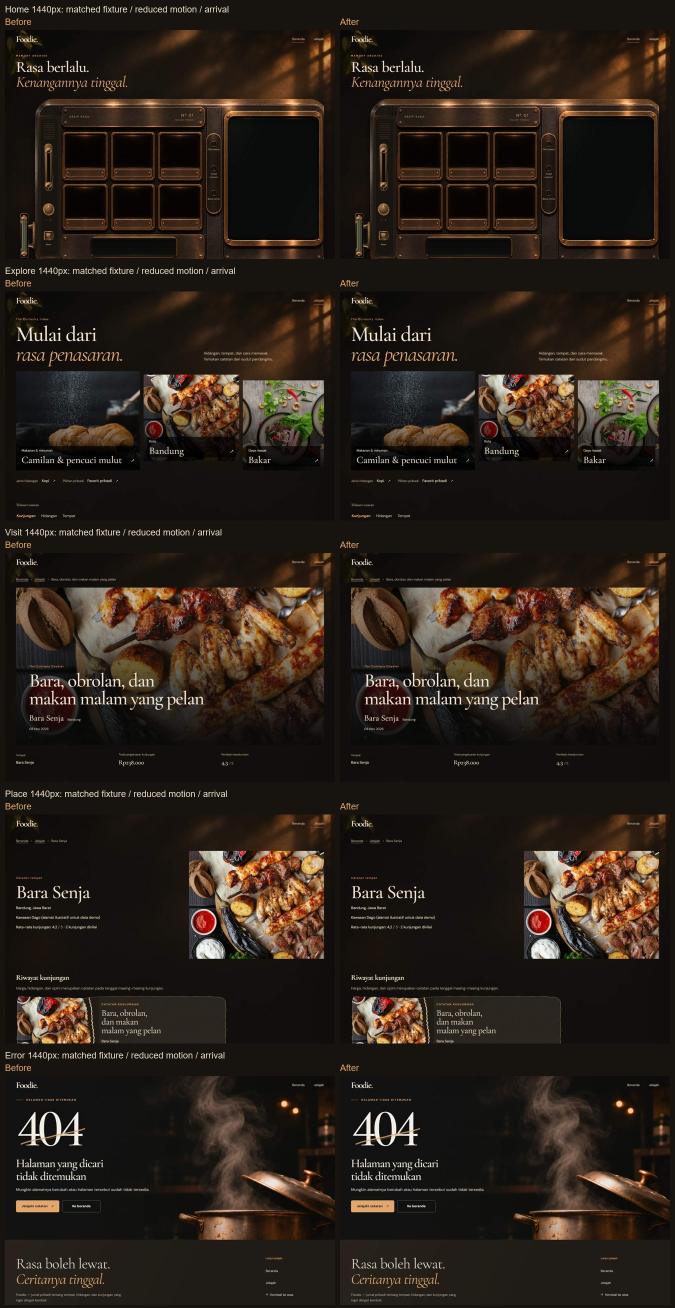
#> input picture docs/qa/p0-hardening/public-1440.jpg, 1350 x 2615 px, given in place of before-home-390.jpg, which was not available (shown at 1/2 size)
$ python contact-sheets.py
#> lines starting #> are read from the running program, lines starting #| are printed output that depends on the picture
from pathlib import Path
from PIL import Image, ImageDraw, ImageFont

root = Path(__file__).resolve().parent
font = ImageFont.truetype('C:/Windows/Fonts/arial.ttf', 18)

def sheet(name, pairs, width=660):
#> called with name = 'public-390.jpg', width = 660
    rows = []
    for label, left, right in pairs:
        images = []
        for path in (left, right):
            image = Image.open(path).convert('RGB')
#> image is the input picture: PIL image 1350x2615 RGB; mean R, G, B 42.6, 33.1, 25.1
            image.thumbnail((width, 900))
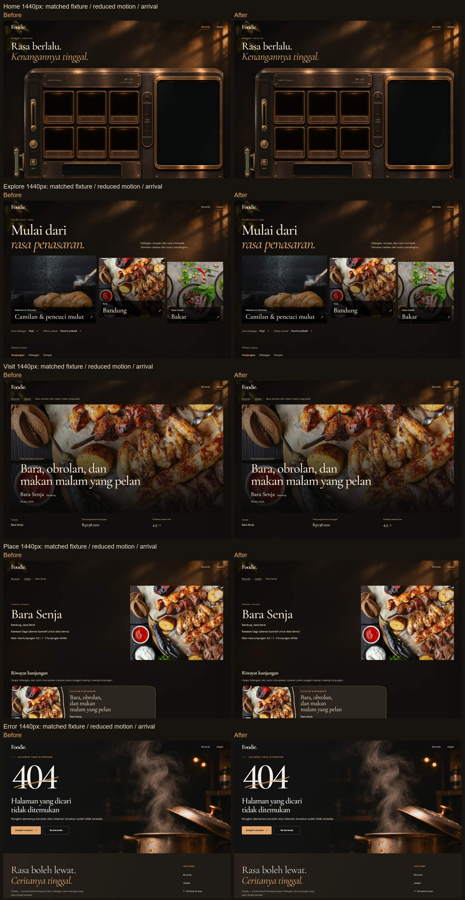
#> image: PIL image 465x900 RGB; mean R, G, B 42.6, 33.1, 25.1
            images.append(image)
        height = max(image.height for image in images) + 65
        row = Image.new('RGB', (width * 2 + 30, height), '#17140f')
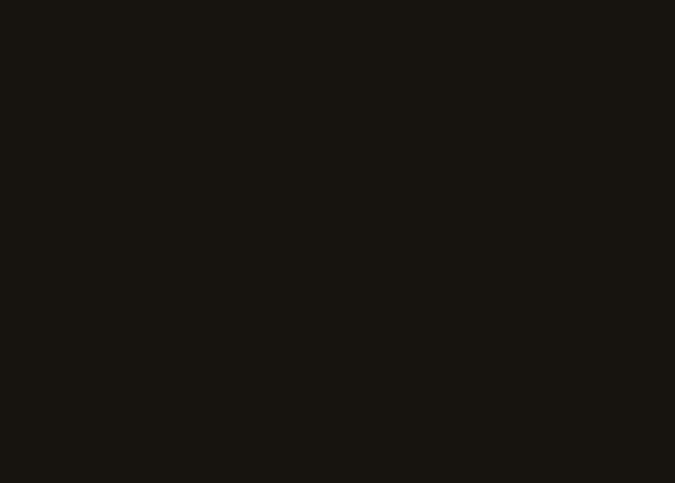
#> row: PIL image 1350x965 RGB (shown at 1/2 size); mean R, G, B 23, 20, 15
        draw = ImageDraw.Draw(row)
        draw.text((10, 8), label, font=font, fill='#f0e2ce')
        draw.text((10, 33), 'Before', font=font, fill='#e2a76b')
        draw.text((width + 20, 33), 'After', font=font, fill='#e2a76b')
        for image, x in zip(images, (10, width + 20)):
            row.paste(image, (x, 60))
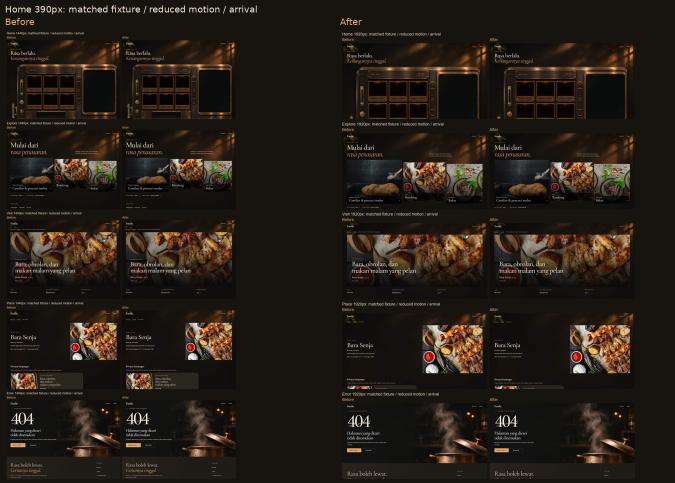
#> row: PIL image 1350x965 RGB (shown at 1/2 size); mean R, G, B 37.6, 29.8, 22.6
        rows.append(row)
    result = Image.new('RGB', (width * 2 + 30, sum(row.height for row in rows)), '#17140f')
    y = 0
    for row in rows:
        result.paste(row, (0, y))
        y += row.height
    result.save(root / name, quality=85)

for width in (390, 1440, 1920, 2560):
#> (the run stopped early here; a loop or call above may not have finished)
